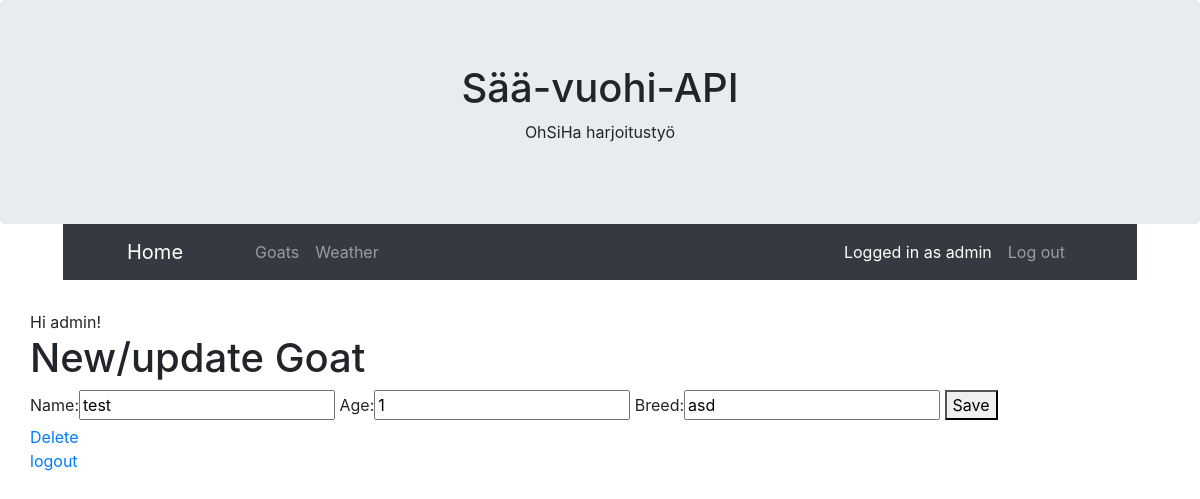
Page /goats/update/1/ (signed in) on the committed database.
### goats/models.py (models this page shows)
class Goat(models.Model):
    name = models.CharField(max_length=100)
    age = models.IntegerField()
    breed = models.CharField(max_length=100)
    is_inside = models.BooleanField(auto_created=True, default=False)
    cold_protection = models.IntegerField(default=random_int)

### goats/views.py (the view)
# urls.py: path('update/<int:id>/', update_goat, name='update_goat'),
def update_goat(request, id):
    goat = Goat.objects.get(id=id)
    form = GoatForm(request.POST or None, instance=goat)
    if form.is_valid():
        form.save()
        return redirect('list_goats')
    return render(request, 'goats-form.html', {'form': form, 'goat': goat})

### goats/forms.py
class GoatForm(forms.ModelForm):
    class Meta:
        model = Goat
        fields = ['name', 'age', 'breed']

### goats/templates/goats-form.html (shortened to what this page needs)
{% extends 'base.html' %}
{% block content %}
{% if user.is_authenticated %}
  Hi {{ user.username }}!
  <h1>New/update Goat</h1>
  <form method="post">
    {{ form }}
    <button type="submit">Save</button>
  </form>
  {% if goat %}
    <a href="{% url 'delete_goat' goat.id %}">Delete</a>
  {% endif %}
  <p><a href="{% url 'logout' %}">logout</a></p>
{% else %}
  <p>You are not logged in</p>
  <a href="{% url 'login' %}">login</a>
  <br>
  <a href="{% url 'signup' %}">register</a>
{% endif %}
{% endblock %}

### apiapp/templates/base.html (shortened to what this page needs)
<!DOCTYPE html>
<html lang="en" dir="ltr">
<head>
  <link rel="stylesheet" href="https://stackpath.bootstrapcdn.com/bootstrap/4.4.1/css/bootstrap.min.css">
</head>
<body>
<div class="jumbotron text-center" style="margin-bottom:0">
  <h1>Sää-vuohi-API</h1>
  <p>OhSiHa harjoitustyö</p>
</div>
<div class="container-fluid">
    <nav class="navbar navbar-expand-sm bg-dark navbar-dark ml-5 mr-5">
      <a class="navbar-brand ml-5" href="/">Home</a>
      <div class="collapse navbar-collapse" id="collapsibleNavbar">
        <ul class="navbar-nav mr-auto ml-5">
          <li class="nav-item">
            <a class="nav-link" href="/goats">Goats</a>
          </li>
          <li class="nav-item">
            <a class="nav-link" href="/weather">Weather</a>
          </li>
        </ul>
        {% if user.is_authenticated %}
        <ul class="navbar-nav mr-5">
          <li class="nav-item">
            <p class="nav-text text-white my-2 mx-2">Logged in as {{ user.username }}</p>
          </li>
          <li class="nav-item">
            <a class="nav-link" href="/accounts/logout">Log out</a>
          </li>
        </ul>
        {% endif %}
      </div>
    </nav>
</div>
<div class="container" style="margin-top:30px">
  <div class="row">
    <main>
      {% block content %}
      {% endblock %}
    </main>
  </div>
</div>
</body>
</html>

### rows in the picture
Goat: name "test", age "1", breed "asd"

### other values in the picture
{{ user.username }} "admin"
